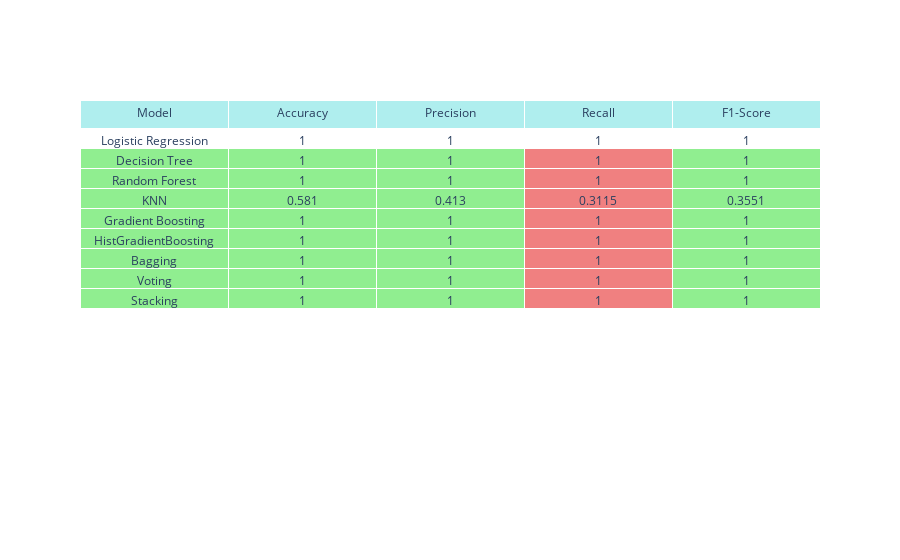

The notebook cell this image was saved under:
### Code cell
colors = []
for i, row in results_df.iterrows():
    row_colors = []
    for metric in ['Accuracy','Precision','Recall','F1-Score']:
        if row[metric] >= 0.8:
            row_colors.append('lightgreen')
        elif row[metric] < 0.6:
            row_colors.append('lightcoral')
        else:
            row_colors.append('white')
    colors.append(['white'] + row_colors)

fig = go.Figure(data=[go.Table(
    header=dict(values=list(results_df.columns), fill_color='paleturquoise', align='center'),
    cells=dict(values=[results_df[col] for col in results_df.columns], fill_color=colors, align='center'))
])
fig.show()

### Figure 1 — Plotly figure (JSON) as saved in the notebook; plotly's stock layout.template omitted (floating-point values rounded to 4 significant figures)
{"data": [{"cells": {"align": "center", "fill": {"color": [["white", "lightgreen", "lightgreen", "lightgreen", "lightgreen"], ["white", "lightgreen", "lightgreen", "lightgreen", "lightgreen"], ["white", "lightgreen", "lightgreen", "lightgreen", "lightgreen"], ["white", "lightcoral", "lightcoral", "lightcoral", "lightcoral"], ["white", "lightgreen", "lightgreen", "lightgreen", "lightgreen"], ["white", "lightgreen", "lightgreen", "lightgreen", "lightgreen"], ["white", "lightgreen", "lightgreen", "lightgreen", "lightgreen"], ["white", "lightgreen", "lightgreen", "lightgreen", "lightgreen"], ["white", "lightgreen", "lightgreen", "lightgreen", "lightgreen"]]}, "values": [["Logistic Regression", "Decision Tree", "Random Forest", "KNN", "Gradient Boosting", "HistGradientBoosting", "Bagging", "Voting", "Stacking"], [1, 1, 1, 0.581, 1, 1, 1, 1, 1], [1, 1, 1, 0.413, 1, 1, 1, 1, 1], [1, 1, 1, 0.3115, 1, 1, 1, 1, 1], [1, 1, 1, 0.3551, 1, 1, 1, 1, 1]]}, "header": {"align": "center", "fill": {"color": "paleturquoise"}, "values": ["Model", "Accuracy", "Precision", "Recall", "F1-Score"]}, "type": "table"}], "layout": {}}
